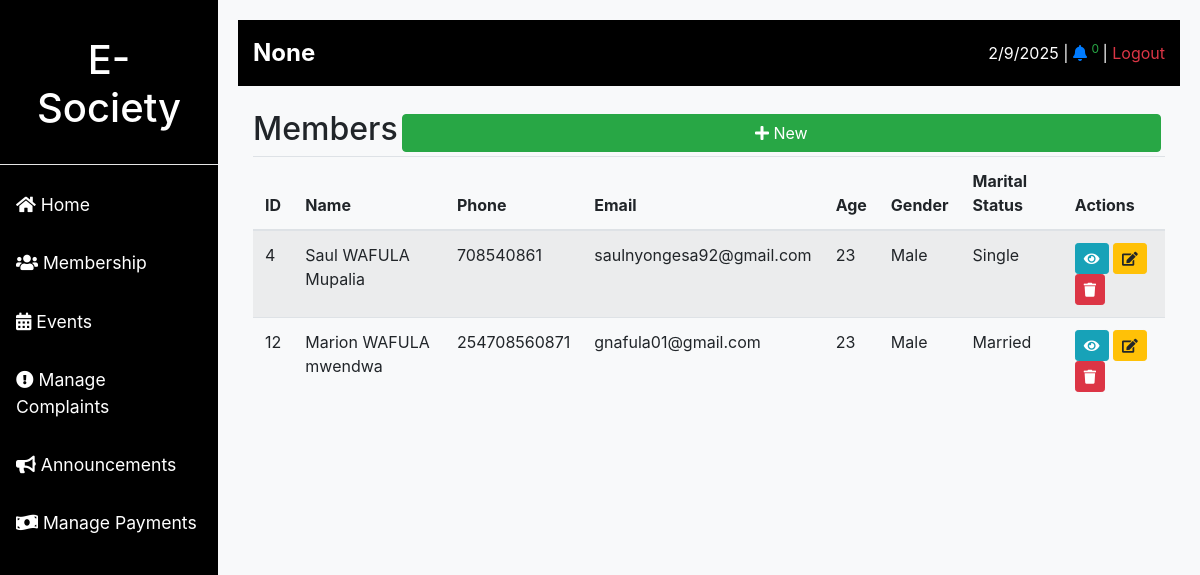
The app's page /members/ (signed in), older data.
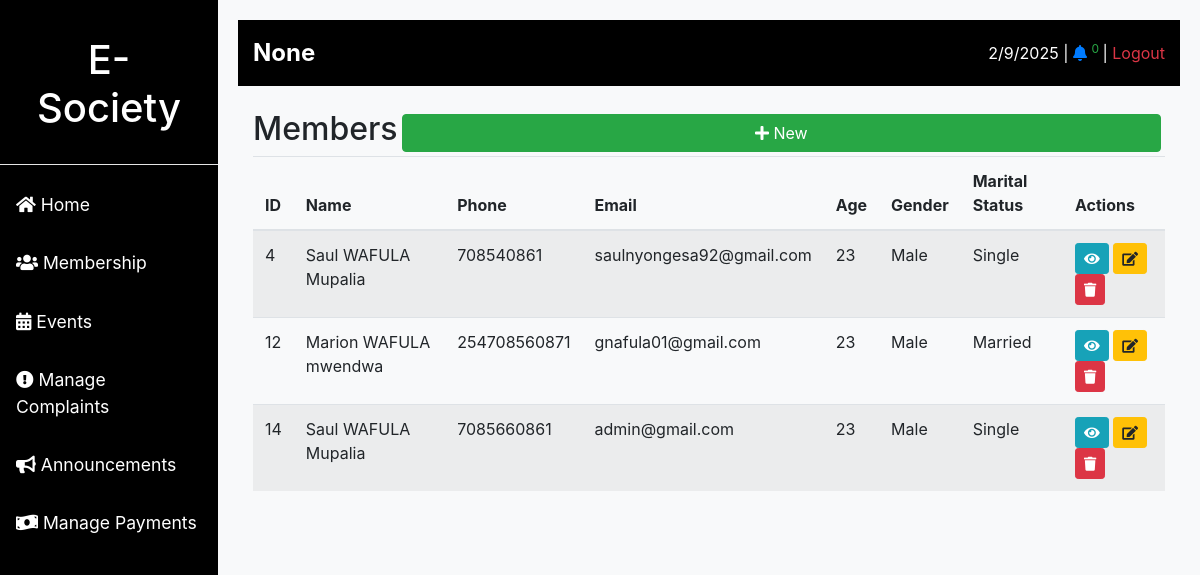
The same page, newer data.
### base/models.py (models this page shows, shortened)
class User(AbstractUser):
    second_name = models.CharField(max_length=20, null=True)
    age = models.PositiveIntegerField(null=True)
    gender = models.ForeignKey(Gender, null=True, on_delete=models.CASCADE)
    marital_status = models.ForeignKey(MaritalStatus, null=True, on_delete=models.CASCADE)
    phone = models.PositiveIntegerField(null=True, unique=True)
    email = models.CharField(max_length=50, null=True, unique=True)
    society = models.ForeignKey(Society, null=True, on_delete=models.CASCADE)
    USERNAME_FIELD = 'email'
    REQUIRED_FIELDS = []

class Society(models.Model):
    name = models.CharField(max_length=100, null=True, unique=True)
    certificate = models.ImageField(upload_to="certificates/", null=True)

class Gender(models.Model):
    gender_name = models.CharField(max_length=20, null=True, unique=True)

class MaritalStatus(models.Model):
    status_name = models.CharField(max_length=20, null=True, unique=True)

### base/views.py (the view)
# urls.py: path('members/', views.members, name='members-url'),
@login_required(login_url='signin-url')
def members(request):
    members = User.objects.all()
    return render(request, 'members.html', {'members': members})

### base/context_processors.py (called while the page is built)
def notification_count(request):
    event_count = 0
    if request.user.is_authenticated:
        complaints = Complaint.objects.filter(
            user__society=request.user.society, is_solved=False
        )
        events = Event.objects.filter(society__user=request.user, is_done=False)
        count = complaints.count() + events.count()
        event_count = events.count()
    else:
        count = 0  # If user is not logged in, return 0
    return {"notification_count": count, "events_count": event_count}

    def process_request(self, request):
        otps = OTP.objects.filter(is_used=False)
        for otp in otps:
            expire_time = otp.expire_time
            if expire_time <= timezone.now():
                otp.is_used = True
                otp.save()
                otp.delete()
        return None

### templates/members.html
{% extends 'main.html' %}
{% block content %}
<div class="container mt-4">
     <div class="w-100 d-flex">
            <h2>Members</h2>
            <a  href="{% url 'member-add-url' %}" class="btn btn-success w-100 m-1 float-right"><i class="fas fa-plus"></i> New</a>
     </div>
    <table class="table table-striped">
        <thead>
            <tr>
                <th>ID</th>
                <th>Name</th>
                <th>Phone</th>
                <th>Email</th>
                <th>Age</th>
                <th>Gender</th>
                <th>Marital Status</th>
                <th>Actions</th>
            </tr>
        </thead>
        <tbody>
            {% for member in members %}
                {% if member.society_id == user.society_id %}
                <tr>
                    <td>{{ member.id }}</td>
                    <td>{{ member.first_name }} {{ member.second_name }} {{ member.last_name }}</td>
                    <td>{{ member.phone }}</td>
                    <td>{{ member.email }}</td>
                    <td>{{ member.age }}</td>
                    <td>{{ member.gender.gender_name }}</td>
                    <td>{{ member.marital_status.status_name }}</td>
                    <td>
                        <a href="{% url 'member-url' member.id %}" class="btn btn-info btn-sm">
                            <i class="fas fa-eye"></i>
                        </a>
                        <a href="{% url 'member-edit-url' member.id %}" class="btn btn-warning btn-sm">
                            <i class="fas fa-edit"></i>
                        </a>
                        <a href="{% url 'member-delete-url' member.id %}" class="btn btn-danger btn-sm" onclick="return confirm('Are you sure you want to delete this member?');">
                            <i class="fas fa-trash"></i>
                        </a>
                    </td>
                </tr>
                {% endif %}
            {% endfor %}
        </tbody>
    </table>
</div>
{% endblock %}

### templates/main.html (shortened to what this page needs)
{% load static %}
<!DOCTYPE html>
<html lang="en">
<head>
    <link href="https://stackpath.bootstrapcdn.com/bootstrap/4.5.2/css/bootstrap.min.css" rel="stylesheet">
    <link rel="stylesheet" href="https://cdnjs.cloudflare.com/ajax/libs/font-awesome/5.15.4/css/all.min.css">
    <link rel="stylesheet" href="{% static 'bootstrap/css/main.css' %}">
</head>
<body>
<div class="main-container">
    <div class="sidebar">
        <h1 class="w-100 text-center text-white p-3">
            E-Society
        </h1>
        <hr class="bg-white">
        {% if request.user.is_authenticated %}
            <a href="{% url 'dashboard-url' %}" class="btn text-left">
                <i class="fas fa-home"></i> Home
            </a>
            <a href="{% url 'members-url' %}" class="btn text-left">
                <i class="fas fa-users"></i> Membership
            </a>
            <a href="{% url 'events-url' %}" class="btn text-left">
                <i class="fas fa-calendar-alt"></i> Events
            </a>
            <a href="{% url 'complaints-url' %}" class="btn text-left">
                <i class="fas fa-exclamation-circle"></i> Manage Complaints
            </a>
            <a href="#" class="btn text-left">
                <i class="fas fa-bullhorn"></i> Announcements
            </a>
            <a href="#" class="btn text-left">
                <i class="fas fa-money-bill-wave"></i> Manage Payments
            </a>
        {% endif %}
    </div>
    <div class="content" >
        <div class="top-nav mb-3">
            <div class="society-name">
                <span>{{ request.user.society.name }}</span>
            </div>
            {% if request.user.is_authenticated %}
                <div>
                    <span id="current-date"></span> |
                    <span>
                        <a href="{% url 'complaints-url' %}">
                            <i class="fas fa-bell"></i>
                            <sup class="text-success">
                                {{ notification_count }}
                            </sup>
                        </a>
                    </span> |
                    <a href="{% url 'logout-url' %}" class="text-danger">Logout</a>
                </div>
            {% endif %}
        </div>
        {% block content %}{% endblock %}
    </div>
</div>
</body>
</html>

Row changes from the older to the newer data that the page shows:
added User: id "14", first_name "Saul", second_name "WAFULA", last_name "Mupalia", phone "7085660861", email "admin@gmail.com", age "23", gender.gender_name "Male", marital_status.status_name "Single"
